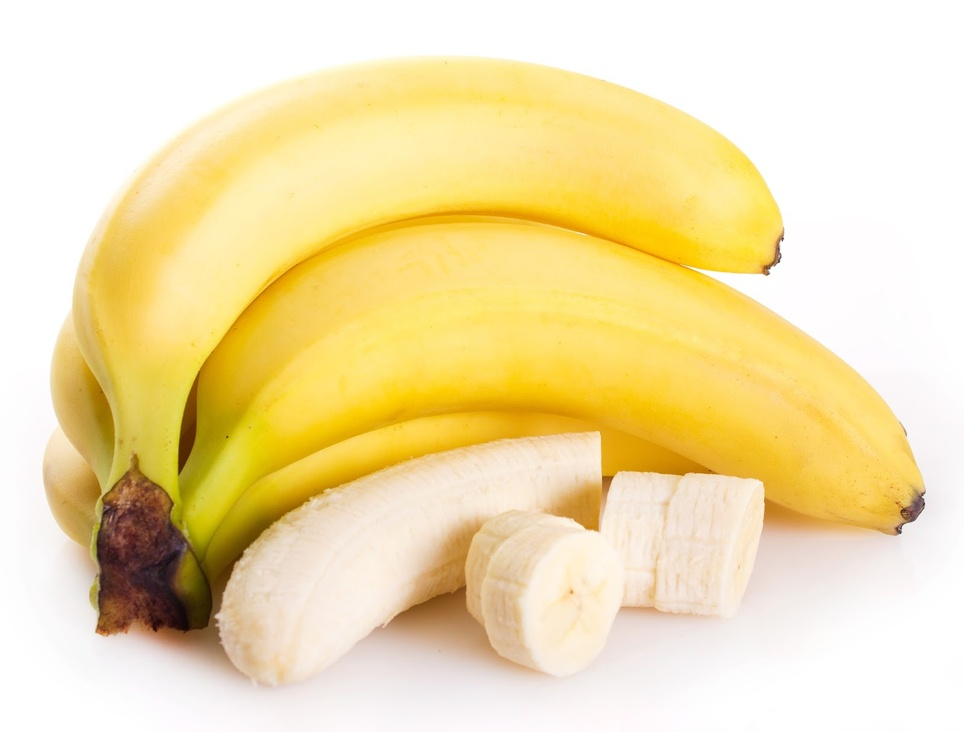
#> input picture OneDrive/Desktop/Calorie-estimation-from-food-images-OpenCV-master/uploads/2_26.jpg, 964 x 732 px, shrunk from 1600 x 1215 before the run
$ python -i img_seg.py   (imports and definitions only)
#> lines starting #> are read from the running program, lines starting #| are printed output that depends on the picture; after the words box and inside, x2 and y2 are one past the last pixel; in counts of white or black regions, pixels touching at a corner belong together
#> further down, picture is the input picture: shape (732, 964, 3); mean B, G, R 171.7, 223.7, 242.1
import cv2
import numpy as np

def getAreaOfFood(img):
    # Convert image to grayscale
    gray = cv2.cvtColor(img, cv2.COLOR_BGR2GRAY)
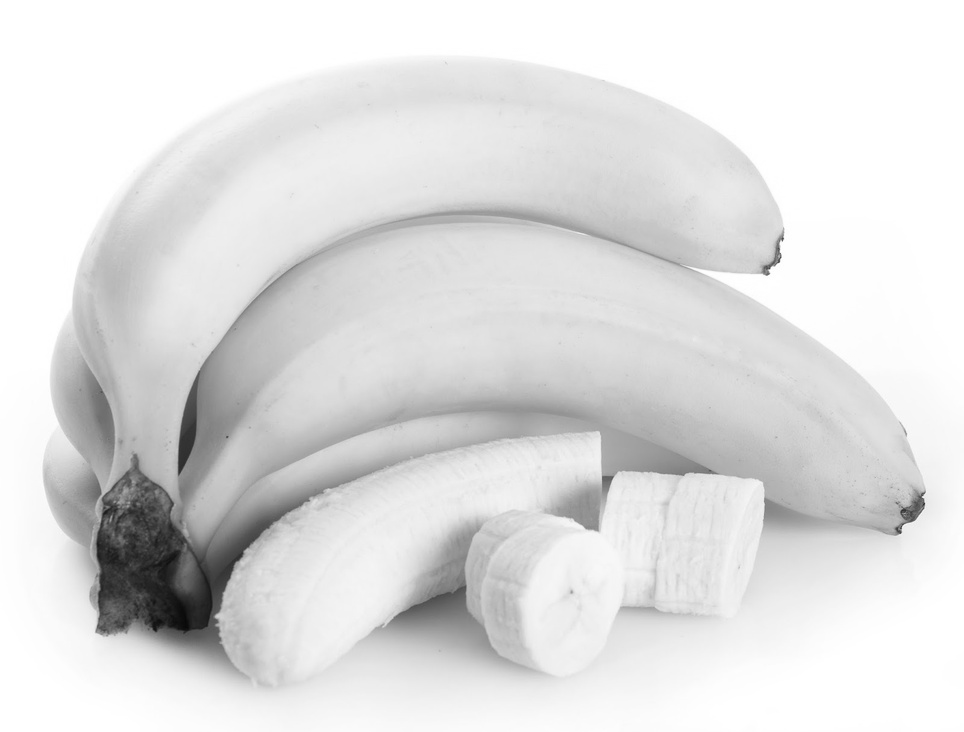
#> gray: shape (732, 964); min 8, max 255, mean 223.3

    # Apply GaussianBlur to reduce noise and improve edge detection
    blurred = cv2.GaussianBlur(gray, (5, 5), 0)

    # Apply Canny edge detection
    edges = cv2.Canny(blurred, 50, 150)
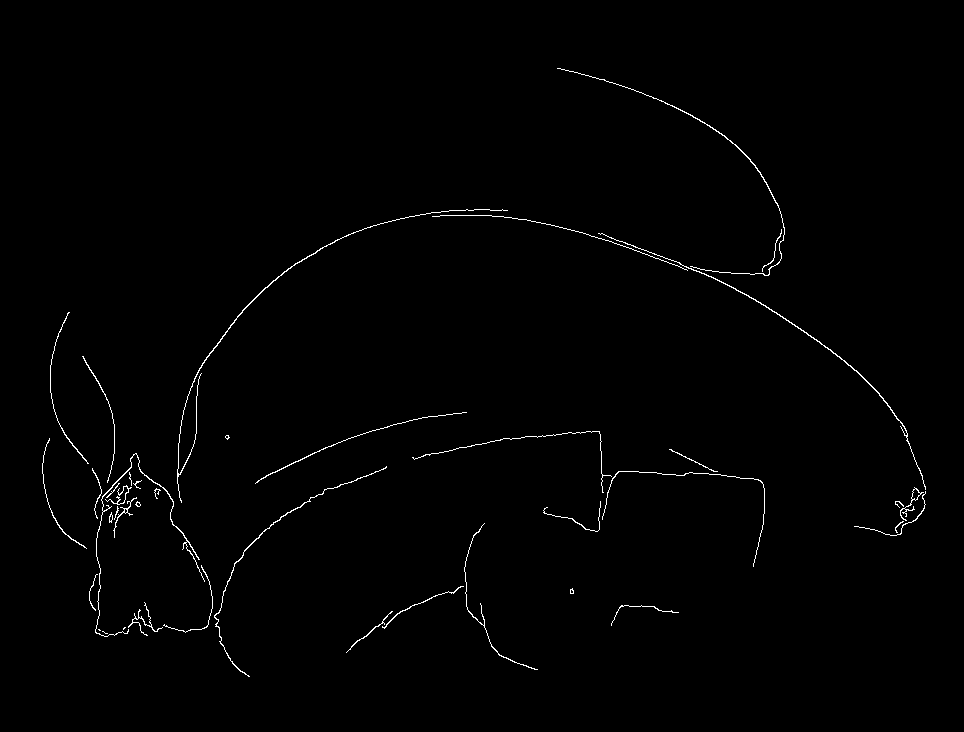
#> edges: shape (732, 964); 0.84% white in thin lines or dots, all inside (x1, y1, x2, y2) = (42, 68, 926, 677)

    # Find contours
    contours, _ = cv2.findContours(edges, cv2.RETR_EXTERNAL, cv2.CHAIN_APPROX_SIMPLE)
#> contours = 41 contours, 25 with area under 20; largest, box (x1, y1, x2, y2) and area: (598, 233, 926, 490) 170, (177, 209, 508, 503) 136, (214, 466, 387, 677) 108, (95, 453, 205, 637) 106, (557, 68, 785, 276) 97

    if len(contours) == 0:
        return None, None, None, None, None, None

    # Assuming the largest contour is the food item
    largest_contour = max(contours, key=cv2.contourArea)
#> largest_contour = contour of 528 points, box (x1, y1, x2, y2) (598, 233, 926, 490), area 170

    # Compute bounding rectangle and its parameters
    skin_rect = cv2.minAreaRect(largest_contour)
#> skin_rect = ((777.4, 340.6), (51.71, 415.3), -51.94)
    box = cv2.boxPoints(skin_rect)
#> box = [[925, 489], [598, 233], [629.9, 192.3], [956.9, 448.3]]
    box = np.int0(box)  # Convert to integer points
#> box = [[925, 489], [598, 233], [629, 192], [956, 448]]

    # Compute areas and other features
    areaFruit = cv2.contourArea(largest_contour)
#> areaFruit = 170
    binaryImg = cv2.drawContours(np.zeros_like(gray), [largest_contour], -1, 255, thickness=cv2.FILLED)
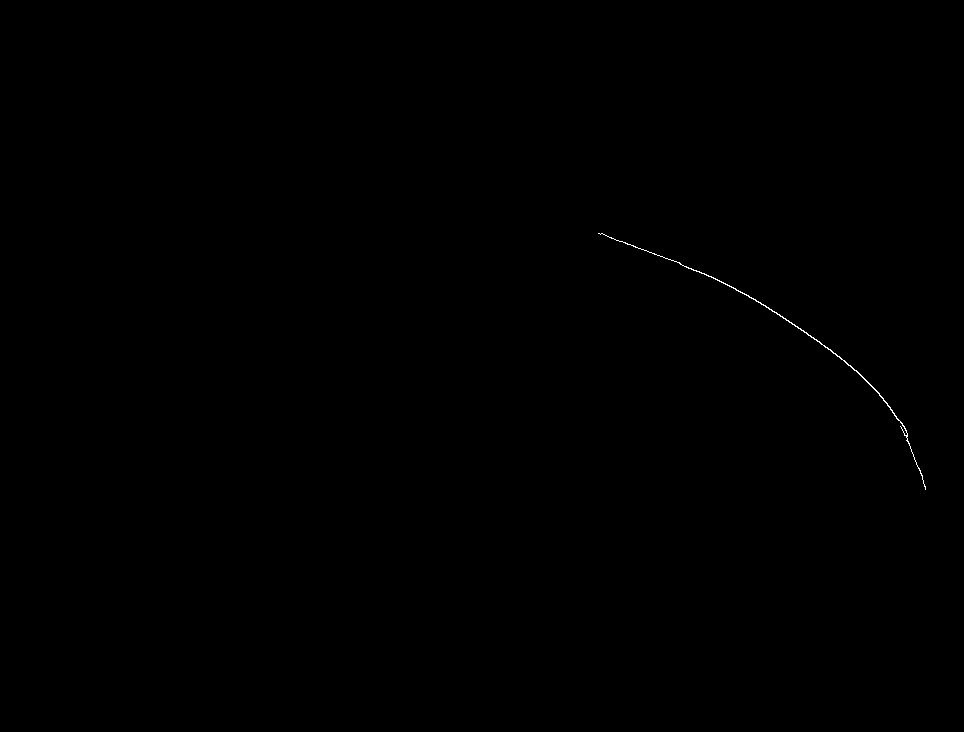
#> binaryImg: shape (732, 964); 0.08% white in thin lines or dots, all inside (x1, y1, x2, y2) = (598, 233, 926, 490)
    colourImg = cv2.bitwise_and(img, img, mask=binaryImg)
    areaSkin = cv2.contourArea(largest_contour)  # Placeholder, may need adjustment
#> areaSkin = 170
    fruitContour = largest_contour
#> fruitContour has the same summary as largest_contour
    pix_to_cm_multiplier = 1  # Placeholder, adjust as needed

    return areaFruit, binaryImg, colourImg, areaSkin, fruitContour, pix_to_cm_multiplier

>>> import cv2
>>> picture = cv2.imread('uploads/2_26.jpg')
>>> result = getAreaOfFood(picture)
#> result = 6 items

$ run again, on OneDrive/Desktop/Calorie-estimation-from-food-images-OpenCV-master/uploads/Image_4.jpg
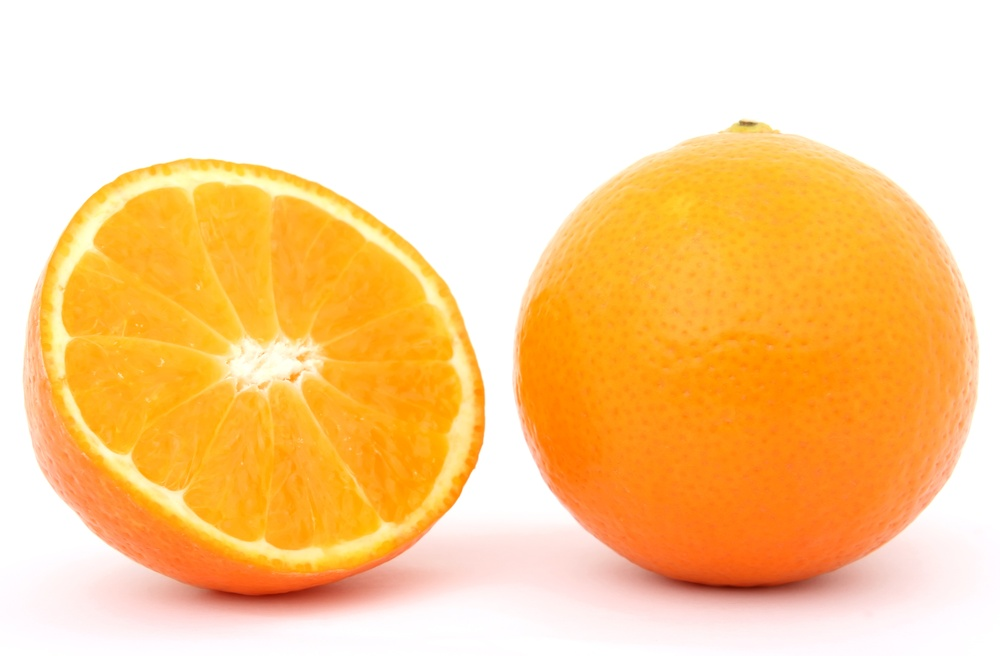
#> input picture OneDrive/Desktop/Calorie-estimation-from-food-images-OpenCV-master/uploads/Image_4.jpg, 1000 x 656 px, shrunk from 3160 x 2072 before the run
#> picture is the input picture: shape (656, 1000, 3); mean B, G, R 148.3, 208.5, 253.3
#> in getAreaOfFood, `edges = cv2.Canny(blurred, 50, 150)`:
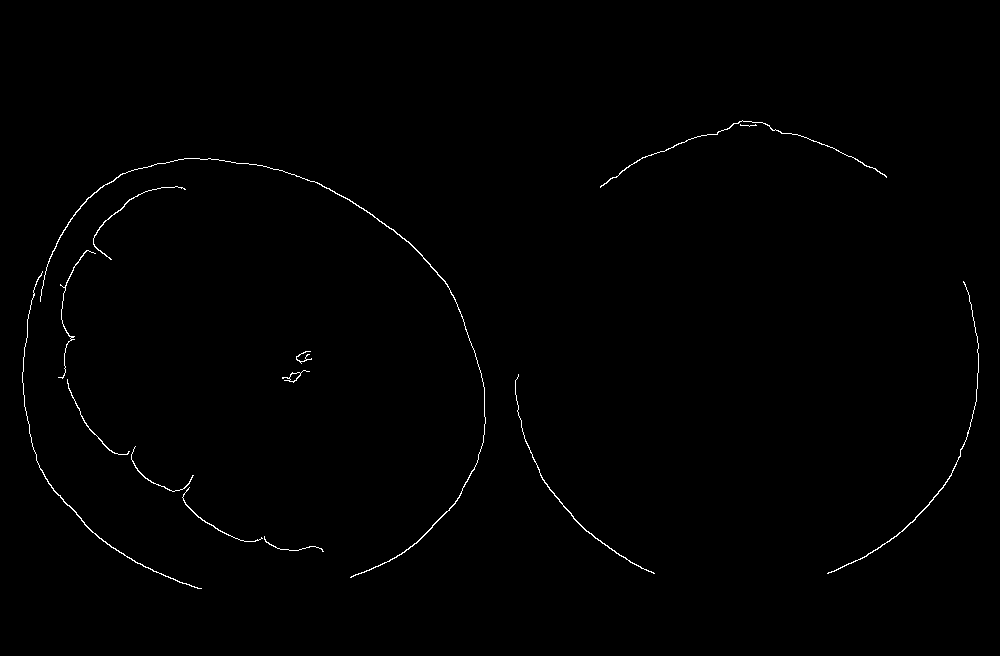
#> edges: shape (656, 1000); 0.55% white in thin lines or dots, all inside (x1, y1, x2, y2) = (22, 120, 979, 589)
#> contours = 14 contours, 3 with area under 20; largest, box (x1, y1, x2, y2) and area: (40, 158, 486, 578) 260, (22, 271, 202, 589) 112, (827, 281, 979, 574) 102, (515, 374, 655, 574) 96, (600, 120, 887, 188) 76
#> largest_contour = contour of 824 points, box (x1, y1, x2, y2) (40, 158, 486, 578), area 260
#> skin_rect = ((289.7, 329.5), (289.5, 477.9), -48.32)
#> in getAreaOfFood, `box = cv2.boxPoints(skin_rect)`: box = [[371.9, 596.5], [15, 278.7], [207.5, 62.51], [564.5, 380.3]]
#> in getAreaOfFood, `box = np.int0(box)`: box = [[371, 596], [15, 278], [207, 62], [564, 380]]
#> areaFruit = 259.5
#> in getAreaOfFood, `binaryImg = cv2.drawContours(np.zeros_like(gray), [largest_contour], -..`:
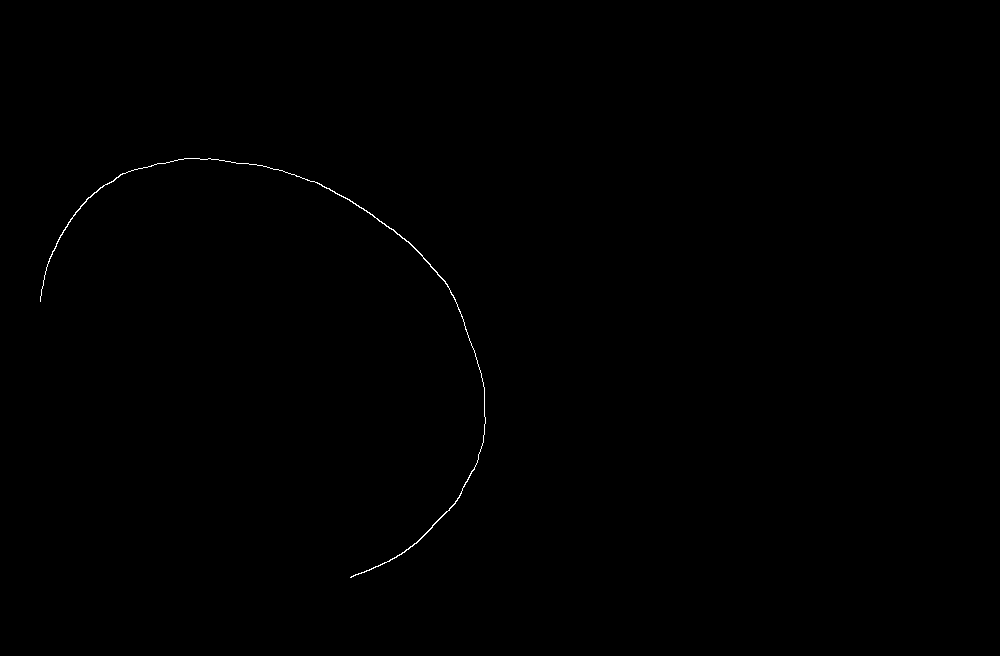
#> binaryImg: shape (656, 1000); 0.16% white in thin lines or dots, all inside (x1, y1, x2, y2) = (40, 158, 486, 578)
#> fruitContour has the same summary as largest_contour
#> result = 6 items
